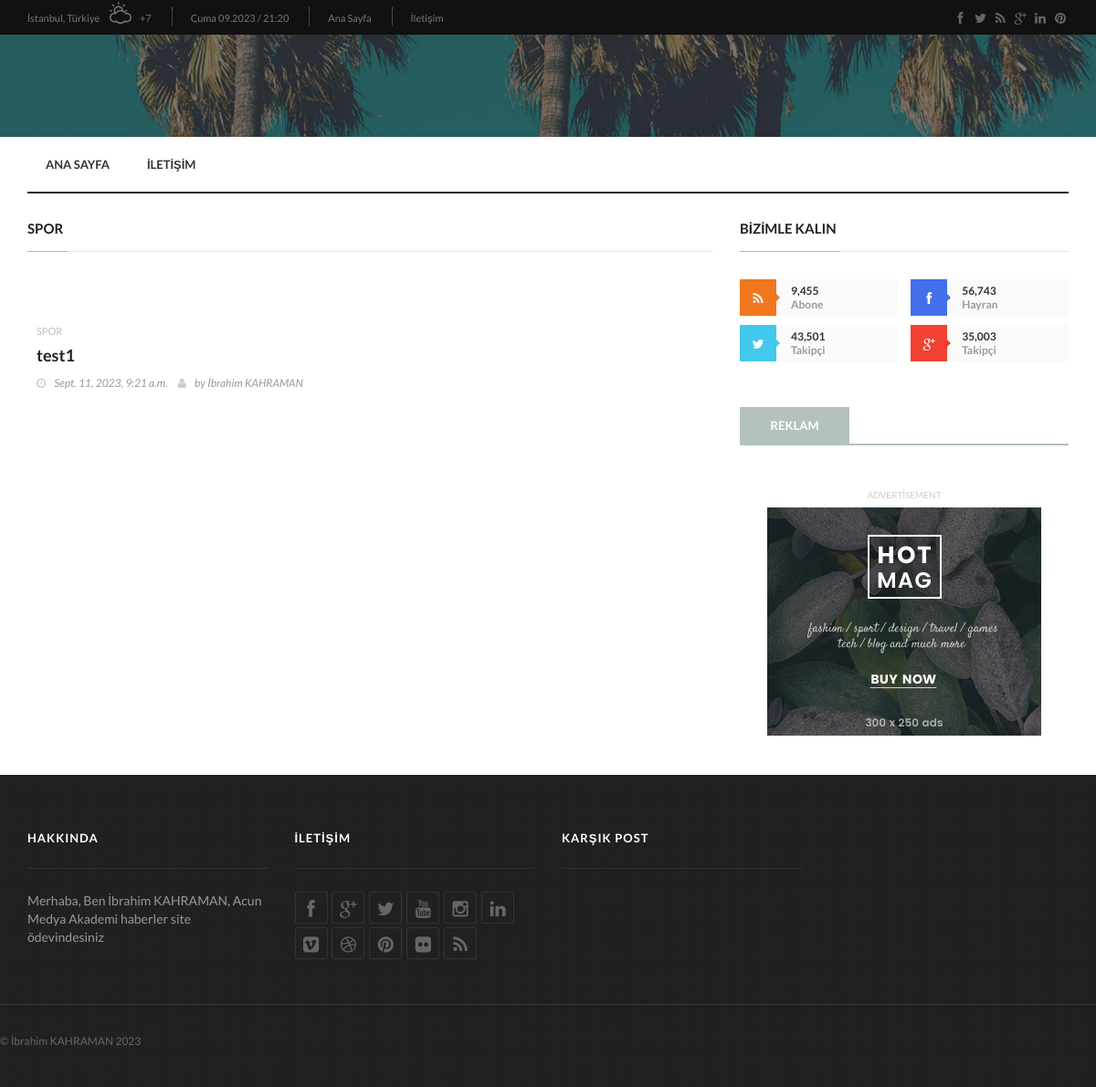
The page /category/spor/ on the database as committed earlier.
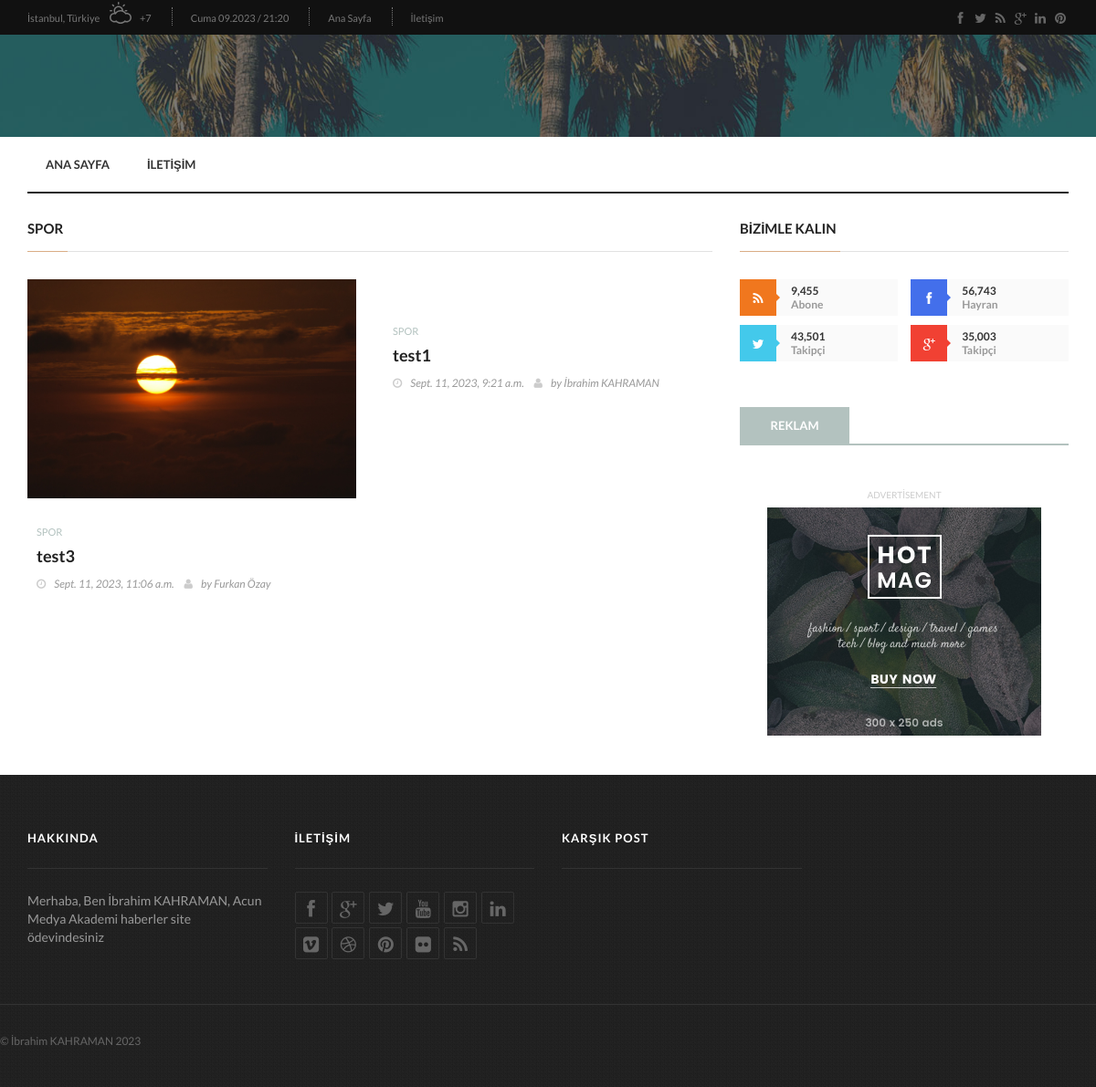
The same page on the database as committed later.
### news/models.py (models this page shows, shortened)
class News(models.Model):
    title = models.CharField(max_length=120)
    summary = models.TextField(max_length=300)
    contents = models.TextField()
    created_on = models.DateTimeField(auto_now_add=True)
    update_on = models.DateTimeField(auto_now=True)
    category = models.ForeignKey(newsCategory, on_delete=models.CASCADE, related_name='kategori')
    slug = AutoSlugField(populate_from='baslik', unique=True, editable=True, blank=True)
    image = models.ImageField(upload_to='news_images/', default='default_image.jpg')
    author = models.ForeignKey(Author,on_delete=models.CASCADE, blank=False, default="Yazar")
    class Meta:
        db_table = 'News'
        verbose_name = 'New'
        verbose_name_plural = 'News'

class newsCategory(models.Model):
     name = models.CharField(max_length=120)
     slug = AutoSlugField(populate_from='isim', unique=True, editable=True, blank=True)
     class Meta:
         db_table = 'NewsCategories'
         verbose_name = 'Haber Kategorisi'
         verbose_name_plural = 'Haber Kategorileri'
     def __str__(self):
         return self.name

class Author(models.Model):
    name = models.CharField(max_length=120)
    about = models.TextField()
    image = models.ImageField(upload_to='news_author_images/', default='default_image.jpg')
    class Meta:
        db_table = 'Author'
        verbose_name = 'Yazar'
        verbose_name_plural = 'Yazar'
    def __str__(self):
        return self.name

### news/views.py (the view)
# urls.py: path('category/<slug:category_slug>/', views.category_detail, name="category_detail"),
def category_detail(request, category_slug ):
    category = get_object_or_404(newsCategory, slug=category_slug)
    categories = newsCategory.objects.all()
    news_in_category = News.objects.filter(category=category).order_by('-created_on')
    return render(request, 'pages/showbiz-category.html',{
        'category': category,
        'categories': categories,
        'news_in_category': news_in_category
    })

### templates/pages/showbiz-category.html (shortened to what this page needs)
{% extends 'base.html' %}
{% load static %}
{%block content%}
		<section class="block-wrapper">
			<div class="container">
				<div class="row">
					<div class="col-sm-8 content-blocker">
						<div class="block-content">
							<div class="masonry-box">
								<div class="title-section">
									<h1><span>{{ category.name}}</span></h1>
								</div>
								<div class="latest-articles iso-call">
									{% for haber in news_in_category %}
										<div class="news-post fashion-post default-size">
												<div class="post-gallery">
													<img src="{{ haber.image.url }}" alt="">
												</div>
												<div class="post-content">
													<a href="#">{{haber.category}}</a>
													<h2><a href="{% url 'news_detail' slug=haber.slug %}">{{ haber.title }}</a></h2>
													<ul class="post-tags">
														<li><i class="fa fa-clock-o"></i>{{haber.created_on}}</li>
														<li><i class="fa fa-user"></i>by <a href="#">{{haber.author}}</a></li>
													</ul>
												</div>
										</div>
									{%endfor%}
								</div>
							</div>
						</div>
					</div>
					<div class="col-sm-4 sidebar-sticky">
						<div class="sidebar theiaStickySidebar">
							<div class="widget social-widget">
								<div class="title-section">
									<h1><span>Bizimle Kalın</span></h1>
								</div>
								<ul class="social-share">
									<li>
										<a href="#" class="rss"><i class="fa fa-rss"></i></a>
										<span class="number">9,455</span>
										<span>Abone</span>
									</li>
									<li>
										<a href="#" class="facebook"><i class="fa fa-facebook"></i></a>
										<span class="number">56,743</span>
										<span>Hayran</span>
									</li>
									<li>
										<a href="#" class="twitter"><i class="fa fa-twitter"></i></a>
										<span class="number">43,501</span>
										<span>Takipçi</span>
									</li>
									<li>
										<a href="#" class="google"><i class="fa fa-google-plus"></i></a>
										<span class="number">35,003</span>
										<span>Takipçi</span>
									</li>
								</ul>
							</div>
							<div class="widget tab-posts-widget">
								<ul class="nav nav-tabs" id="myTab">
									<li class="active">
										<a href="#option1" data-toggle="tab">Reklam</a>
									</li>
								</ul>
							</div>
							<div class="advertisement">
								<div class="desktop-advert">
									<span>Advertisement</span>
									<img src="upload/addsense/300x250.jpg" alt="">
								</div>
							</div>
						</div>
					</div>
				</div>
			</div>
		</section>
{%endblock%}

Rows that differ between the two databases and show on the page:
added News: image (picture), category "SPOR", title "test3", created_on "Sept. 11, 2023, 11:06 a.m.", author "Furkan Özay"
